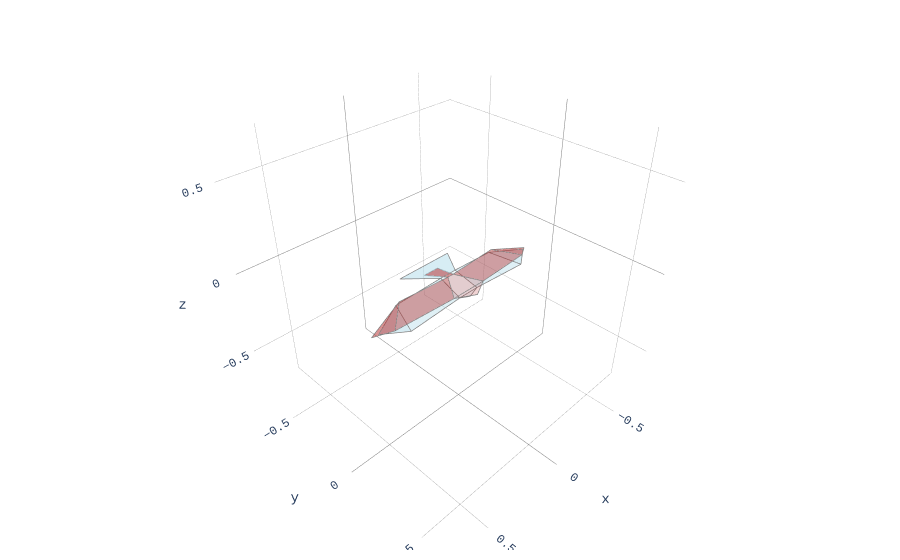

Notebook source saved alongside this figure:
### Markdown cell above
## Transform Hawk to Target Species

> **§15.2 — Transformation to Different Morphologies**

For each marker, a piecewise linear transformation combines rotation and scaling:

$$T_i = s_i R_i$$

where $s_i$ is the ratio of target-to-source marker norms and $R_i$ is a Rodrigues rotation matrix aligning the two markers. The scaling factor is:

$$s_i = \frac{\|\mathbf{m}_i^{(\text{target})}\|}{\|\mathbf{m}_i^{(\text{hawk})}\|}$$

The rotation angle is:

$$\theta_i = \cos^{-1} \left( \frac{\mathbf{m}_i^{(\text{hawk})} \cdot \mathbf{m}_i^{(\text{target})}}{\|\mathbf{m}_i^{(\text{hawk})}\| \|\mathbf{m}_i^{(\text{target})}\|} \right)$$

These per-marker transformations are assembled into a block-diagonal matrix $T$.

**Tail droop correction (`tail_z_override = -0.05`):** After transformation, the tail-tip z-coordinate is overridden to −0.05 m. Cadaver-derived tail positions tend to droop downwards relative to live birds in flight; this manual correction sets the tail tip to a biologically plausible elevation. The value was chosen by visual inspection of the animated result.

### Code cell
# Select a target species (change index to explore different species)
species_idx = 4
species_row = merged_df.iloc[species_idx]
species_name = species_row['species_common']
print(f"Target species: {species_name}")

hawk3d = Animal3D('hawk', '../../data/mean_hawk_shape.csv')
hawk3d.update_keypoints(hawk_max_wingspan)

# Transform hawk to target species
approx_bird3d, target_bird3d, transformation_matrix = transform_hawk_to_species(
    hawk3d, species_idx, merged_df
)

# Prepare long-necked bird (modifies head, returns neck polygon or None)
neck_length = species_row['neck_length_cm']
head_length = species_row['head_length_cm']
neck_trace = prepare_long_neck_bird(
    approx_bird3d, neck_length, head_length, colour='firebrick'
)
print(f"Head length: {head_length:.1f} cm, Neck length: {neck_length:.1f} cm")
# Visualise comparison: hawk (red) vs transformed species (blue)
fig = plot_plotly_compare([hawk3d,approx_bird3d,], colours=['lightblue','firebrick'],
                          axes_visible=True)

# Add neck polygon if this is a long-necked species
if neck_trace is not None:
    fig.add_trace(neck_trace)

fig.show()

# Save static figure (S15 — cross-species generalisation)
fig.write_image(
    f"../../figures/supplementary_images/species_compare/S13_species_{species_name}_vs_hawk.png",
    width=800, height=800, scale=2,
)

### Figure 1 — Plotly figure (JSON) as saved in the notebook; plotly's stock layout.template omitted (floating-point values rounded to 4 significant figures)
{"data": [{"color": "lightblue", "hoverinfo": "none", "opacity": 0.5, "type": "mesh3d", "x": [-0.5011, -0.3821, -0.3233], "y": [-0.01507, 0.06993, -0.1012], "z": [-0.05525, -0.05629, -0.03468]}, {"hoverinfo": "name", "line": {"color": "grey", "width": 1.5}, "mode": "lines", "name": "left_handwing lightblue", "type": "scatter3d", "x": [-0.5011, -0.3821, -0.3233, -0.5011], "y": [-0.01507, 0.06993, -0.1012, -0.01507], "z": [-0.05525, -0.05629, -0.03468, -0.05525]}, {"color": "lightblue", "hoverinfo": "none", "opacity": 0.5, "type": "mesh3d", "x": [0.5011, 0.3821, 0.3233], "y": [-0.01507, 0.06993, -0.1012], "z": [-0.05525, -0.05629, -0.03468]}, {"hoverinfo": "name", "line": {"color": "grey", "width": 1.5}, "mode": "lines", "name": "right_handwing lightblue", "type": "scatter3d", "x": [0.5011, 0.3821, 0.3233, 0.5011], "y": [-0.01507, 0.06993, -0.1012, -0.01507], "z": [-0.05525, -0.05629, -0.03468, -0.05525]}, {"color": "lightblue", "hoverinfo": "none", "opacity": 0.4, "type": "mesh3d", "x": [-0.3821, -0.3233, -0.05, -0.06], "y": [0.06993, -0.1012, -0.08, 0.06], "z": [-0.05629, -0.03468, -0.005, -0.045]}, {"hoverinfo": "name", "line": {"color": "grey", "width": 1.5}, "mode": "lines", "name": "left_armwing lightblue", "type": "scatter3d", "x": [-0.3821, -0.3233, -0.05, -0.06, -0.3821], "y": [0.06993, -0.1012, -0.08, 0.06, 0.06993], "z": [-0.05629, -0.03468, -0.005, -0.045, -0.05629]}, {"color": "lightblue", "hoverinfo": "none", "opacity": 0.4, "type": "mesh3d", "x": [0.3821, 0.3233, 0.05, 0.06], "y": [0.06993, -0.1012, -0.08, 0.06], "z": [-0.05629, -0.03468, -0.005, -0.045]}, {"hoverinfo": "name", "line": {"color": "grey", "width": 1.5}, "mode": "lines", "name": "right_armwing lightblue", "type": "scatter3d", "x": [0.3821, 0.3233, 0.05, 0.06, 0.3821], "y": [0.06993, -0.1012, -0.08, 0.06, 0.06993], "z": [-0.05629, -0.03468, -0.005, -0.045, -0.05629]}, {"color": "lightblue", "hoverinfo": "none", "opacity": 0.2, "type": "mesh3d", "x": [0.06, -0.06, -0.05, 0.05], "y": [0.06, 0.06, -0.08, -0.08], "z": [-0.045, -0.045, -0.005, -0.005]}, {"hoverinfo": "name", "line": {"color": "grey", "width": 1.5}, "mode": "lines", "name": "body lightblue", "type": "scatter3d", "x": [0.06, -0.06, -0.05, 0.05, 0.06], "y": [0.06, 0.06, -0.08, -0.08, 0.06], "z": [-0.045, -0.045, -0.005, -0.005, -0.045]}, {"color": "lightblue", "hoverinfo": "none", "opacity": 0.2, "type": "mesh3d", "x": [0.06, 3.743e-05, -0.06], "y": [0.06, 0.0705, 0.06], "z": [-0.045, -0.0617, -0.045]}, {"hoverinfo": "name", "line": {"color": "grey", "width": 1.5}, "mode": "lines", "name": "head lightblue", "type": "scatter3d", "x": [0.06, 3.743e-05, -0.06, 0.06], "y": [0.06, 0.0705, 0.06, 0.06], "z": [-0.045, -0.0617, -0.045, -0.045]}, {"color": "lightblue", "hoverinfo": "none", "opacity": 0.5, "type": "mesh3d", "x": [0.1657, -0.1657, -0.05, 0.05], "y": [-0.2508, -0.2508, -0.08, -0.08], "z": [-0.03678, -0.03678, -0.005, -0.005]}, {"hoverinfo": "name", "line": {"color": "grey", "width": 1.5}, "mode": "lines", "name": "tail lightblue", "type": "scatter3d", "x": [0.1657, -0.1657, -0.05, 0.05, 0.1657], "y": [-0.2508, -0.2508, -0.08, -0.08, -0.2508], "z": [-0.03678, -0.03678, -0.005, -0.005, -0.03678]}, {"color": "firebrick", "hoverinfo": "none", "opacity": 0.5, "type": "mesh3d", "x": [-0.53, -0.4404, -0.3174], "y": [-0.03096, 0.02716, -0.08131], "z": [-0.06638, -0.04481, -0.0058]}, {"hoverinfo": "name", "line": {"color": "grey", "width": 1.5}, "mode": "lines", "name": "left_handwing firebrick", "type": "scatter3d", "x": [-0.53, -0.4404, -0.3174, -0.53], "y": [-0.03096, 0.02716, -0.08131, -0.03096], "z": [-0.06638, -0.04481, -0.0058, -0.06638]}, {"color": "firebrick", "hoverinfo": "none", "opacity": 0.5, "type": "mesh3d", "x": [0.53, 0.4404, 0.3174], "y": [-0.03096, 0.02716, -0.08131], "z": [-0.06638, -0.04481, -0.0058]}, {"hoverinfo": "name", "line": {"color": "grey", "width": 1.5}, "mode": "lines", "name": "right_handwing firebrick", "type": "scatter3d", "x": [0.53, 0.4404, 0.3174, 0.53], "y": [-0.03096, 0.02716, -0.08131, -0.03096], "z": [-0.06638, -0.04481, -0.0058, -0.06638]}, {"color": "firebrick", "hoverinfo": "none", "opacity": 0.4, "type": "mesh3d", "x": [-0.4404, -0.3174, -0.0182, -0.1008], "y": [0.02716, -0.08131, -0.06273, 0.06273], "z": [-0.04481, -0.0058, -0.0058, -0.02533]}, {"hoverinfo": "name", "line": {"color": "grey", "width": 1.5}, "mode": "lines", "name": "left_armwing firebrick", "type": "scatter3d", "x": [-0.4404, -0.3174, -0.0182, -0.1008, -0.4404], "y": [0.02716, -0.08131, -0.06273, 0.06273, 0.02716], "z": [-0.04481, -0.0058, -0.0058, -0.02533, -0.04481]}, {"color": "firebrick", "hoverinfo": "none", "opacity": 0.4, "type": "mesh3d", "x": [0.4404, 0.3174, 0.0182, 0.1008], "y": [0.02716, -0.08131, -0.06273, 0.06273], "z": [-0.04481, -0.0058, -0.0058, -0.02533]}, {"hoverinfo": "name", "line": {"color": "grey", "width": 1.5}, "mode": "lines", "name": "right_armwing firebrick", "type": "scatter3d", "x": [0.4404, 0.3174, 0.0182, 0.1008, 0.4404], "y": [0.02716, -0.08131, -0.06273, 0.06273, 0.02716], "z": [-0.04481, -0.0058, -0.0058, -0.02533, -0.04481]}, {"color": "firebrick", "hoverinfo": "none", "opacity": 0.2, "type": "mesh3d", "x": [0.1008, -0.1008, -0.0182, 0.0182], "y": [0.06273, 0.06273, -0.06273, -0.06273], "z": [-0.02533, -0.02533, -0.0058, -0.0058]}, {"hoverinfo": "name", "line": {"color": "grey", "width": 1.5}, "mode": "lines", "name": "body firebrick", "type": "scatter3d", "x": [0.1008, -0.1008, -0.0182, 0.0182, 0.1008], "y": [0.06273, 0.06273, -0.06273, -0.06273, 0.06273], "z": [-0.02533, -0.02533, -0.0058, -0.0058, -0.02533]}, {"color": "firebrick", "hoverinfo": "none", "opacity": 0.2, "type": "mesh3d", "x": [0.1008, 0.0, -0.1008], "y": [0.06273, 0.1187, 0.06273], "z": [-0.02533, -0.02533, -0.02533]}, {"hoverinfo": "name", "line": {"color": "grey", "width": 1.5}, "mode": "lines", "name": "head firebrick", "type": "scatter3d", "x": [0.1008, 0.0, -0.1008, 0.1008], "y": [0.06273, 0.1187, 0.06273, 0.06273], "z": [-0.02533, -0.02533, -0.02533, -0.02533]}, {"color": "firebrick", "hoverinfo": "none", "opacity": 0.5, "type": "mesh3d", "x": [0.0461, -0.0461, -0.0182, 0.0182], "y": [-0.2027, -0.2027, -0.06273, -0.06273], "z": [-0.05, -0.05, -0.0058, -0.0058]}, {"hoverinfo": "name", "line": {"color": "grey", "width": 1.5}, "mode": "lines", "name": "tail firebrick", "type": "scatter3d", "x": [0.0461, -0.0461, -0.0182, 0.0182, 0.0461], "y": [-0.2027, -0.2027, -0.06273, -0.06273, -0.2027], "z": [-0.05, -0.05, -0.0058, -0.0058, -0.05]}], "layout": {"font": {"family": "Andale Mono, Courier New, sans-serif"}, "margin": {"b": 10, "l": 10, "r": 10, "t": 10}, "scene": {"aspectmode": "cube", "aspectratio": {"x": 1, "y": 1, "z": 1}, "xaxis": {"backgroundcolor": "white", "dtick": 0.5, "gridcolor": "grey", "gridwidth": 0.5, "range": [-0.742, 0.742], "showbackground": true, "tick0": 0, "zerolinecolor": "grey"}, "yaxis": {"backgroundcolor": "white", "dtick": 0.5, "gridcolor": "grey", "gridwidth": 0.5, "range": [-0.8081, 0.6759], "showbackground": true, "tick0": 0, "zerolinecolor": "grey"}, "zaxis": {"backgroundcolor": "white", "dtick": 0.5, "gridcolor": "grey", "gridwidth": 0.5, "range": [-0.7752, 0.7088], "showbackground": true, "tick0": 0, "zerolinecolor": "grey"}}, "showlegend": false}}
